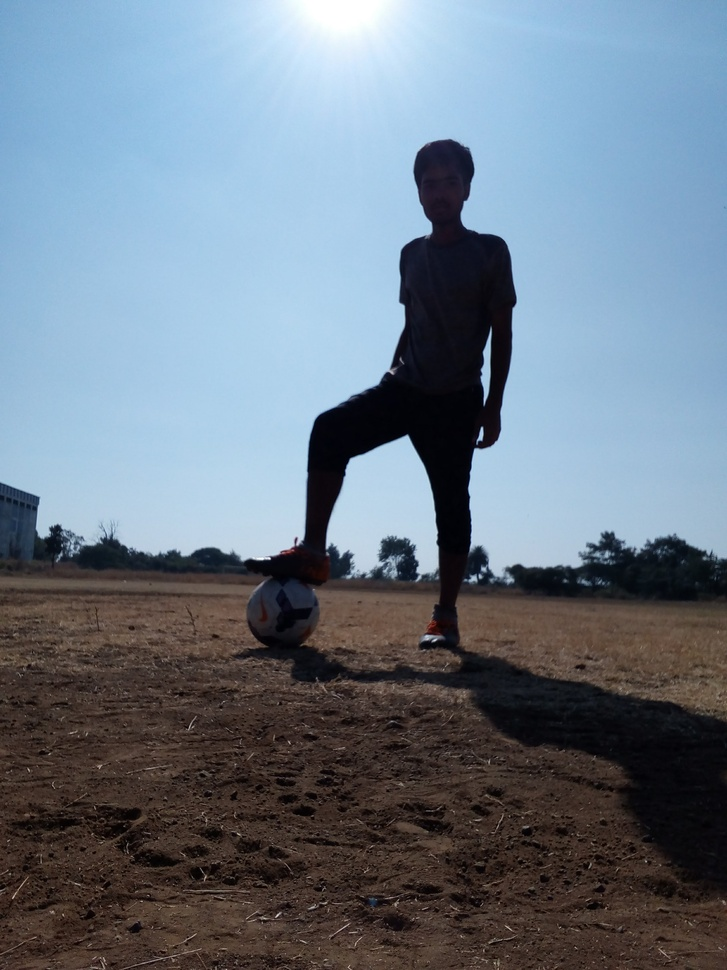
#> input picture images/With Football.jpg, 727 x 970 px, shrunk from 2448 x 3264 before the run, found by its file name
$ python Spider-Computer_Vision_Task3.py
#> lines starting #> are read from the running program, lines starting #| are printed output that depends on the picture
import numpy as np
import cv2
from sklearn.cluster import KMeans

#Loading image
inputImg = cv2.imread('C:/Users/YASH PATEL/Desktop/With football.jpg',-1)
#> inputImg is the input picture: shape (970, 727, 3); mean B, G, R 134.3, 121.3, 108.3

#Reshaping array of B,G,R colors values only to three columns
BGRvalues = inputImg.reshape((-1,3))

#Setting kmeans variable, giving cluster number, giving maximum iterations
kmeans = KMeans(n_clusters=8,max_iter=100)
kmeans.fit(BGRvalues)

#Changing centers dtype to uint8, reshaping kmeans output to image shape
cluster_centers = np.uint8(kmeans.cluster_centers_)
response = cluster_centers[kmeans.labels_]
outputImg = response.reshape(inputImg.shape)

#Showing final image
cv2.imshow('Clustered Image',outputImg)
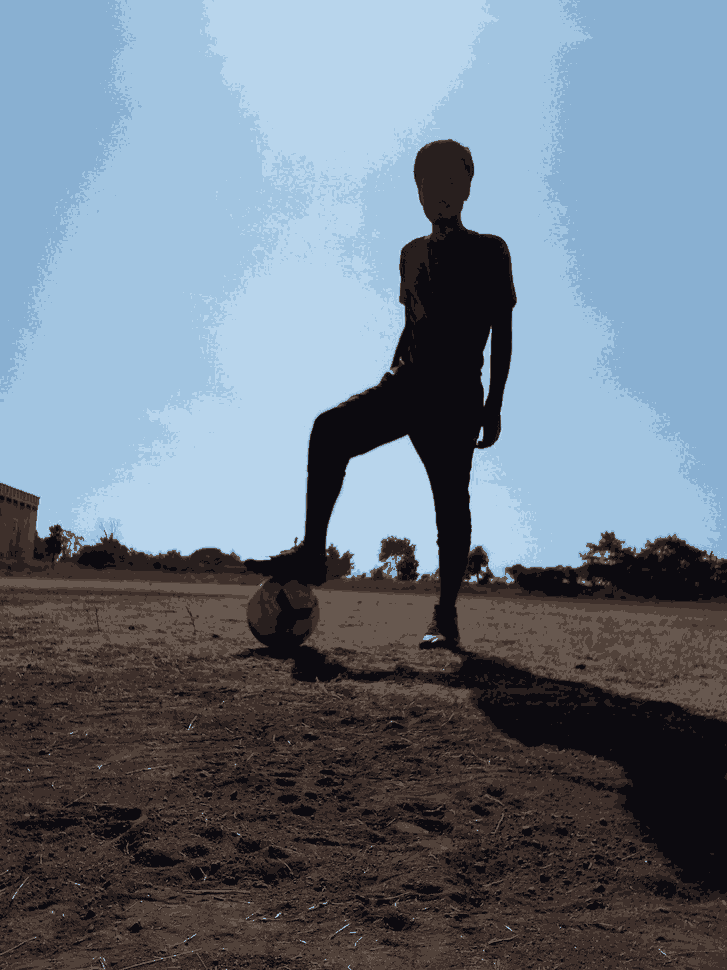
#> window 'Clustered Image': shape (970, 727, 3); mean B, G, R 133.9, 120.7, 108.1

#Wait for any key press for closing all the windows
cv2.waitKey(0)
cv2.destroyAllWindows()

$ run again, with images/pb_video.PNG saved as images/With Football.jpg
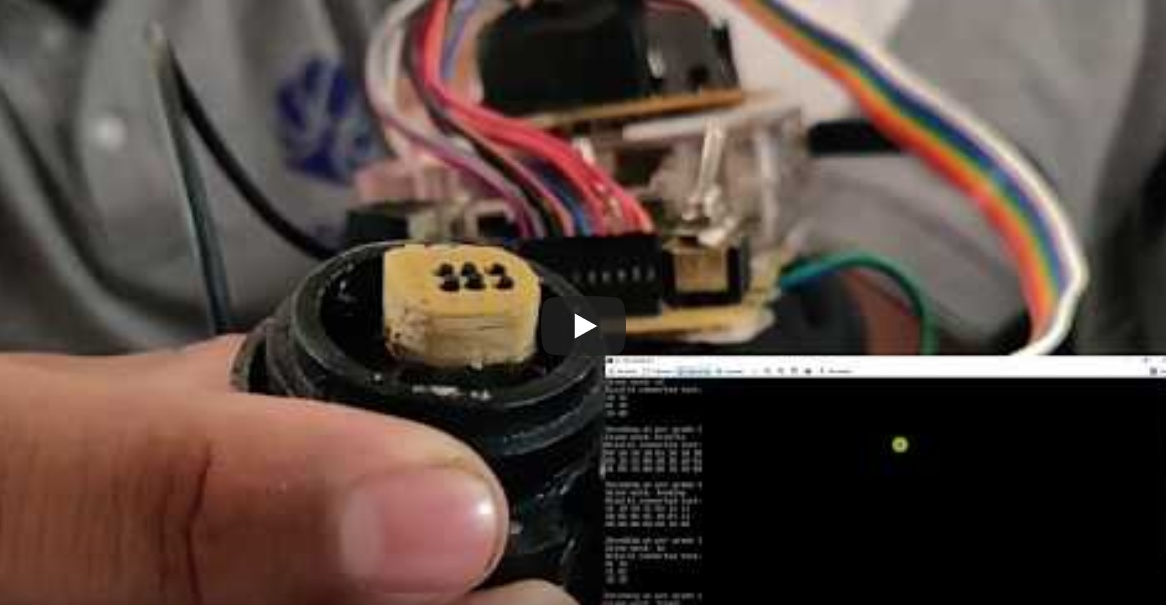
#> input picture images/pb_video.PNG, 1166 x 605 px, found by its file name
#> inputImg is the input picture: shape (605, 1166, 3); mean B, G, R 63.2, 70, 85.2
#> `cv2.imshow('Clustered Image',outputImg)`:
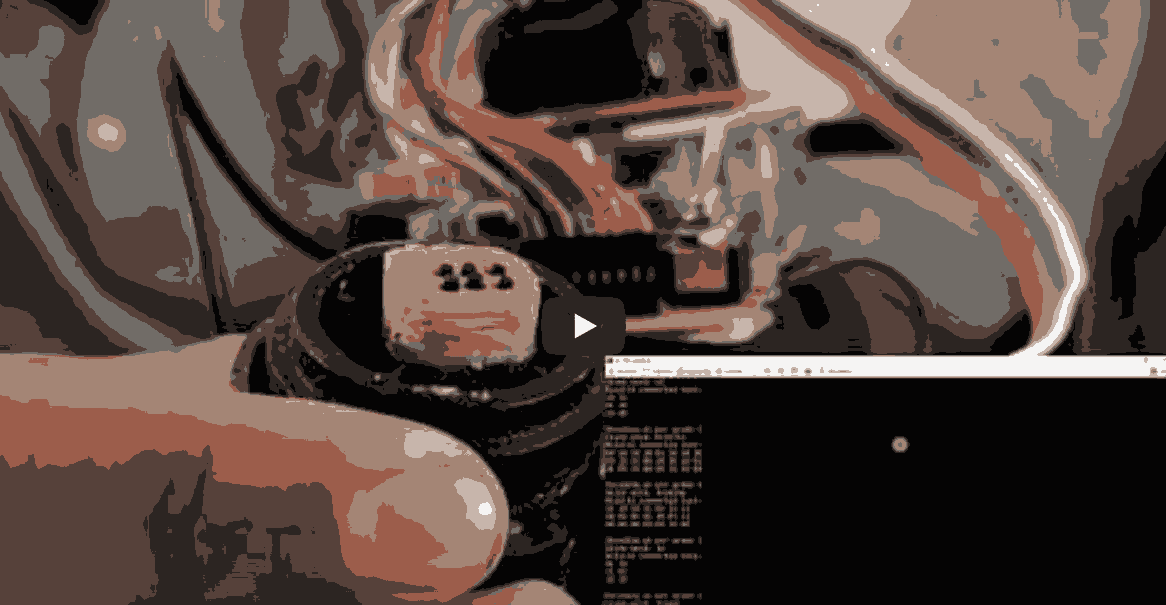
#> window 'Clustered Image': shape (605, 1166, 3); mean B, G, R 62.9, 69.2, 84.8
